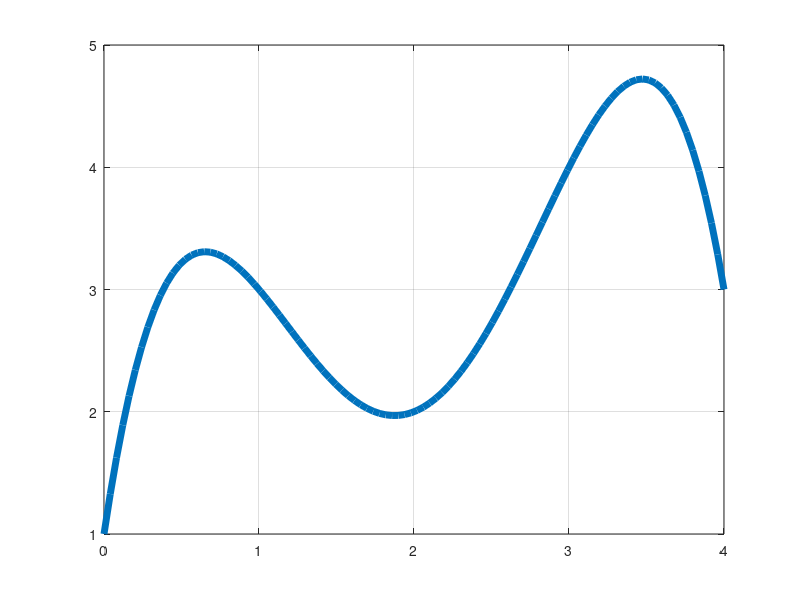

Write the MATLAB code that produced this figure. (Note: this script raises an error after producing the figure.)
clear; clc; clf;

%% analytical solution
xtrue = linspace(0,4);
ytrue = -0.5*xtrue.^4 + 4*xtrue.^3 -10*xtrue.^2 +8.5*xtrue + 1;
plot(xtrue,ytrue,'LineWidth',5);
hold on;
grid on;

%% this is where we use Euler's method
%% to solve for y
h = 0.5;       % step size
xmin = 0;
xmax = 4;
interval = 1 + (xmax - xmin)/h;
x = linspace(xmin,xmax,interval);
y = zeros(1,length(x));         % initialize y
y(1) = 1;       % boundary condition
for i = 1:length(x)-1
    y( i+1 ) = y( i ) + f( x(i) )*h;
end
plot(x,y,'o','MarkerSize',10,'MarkerFaceColor','r');
legend({'Analytical Solution','Numerical Solution'},'Location','northwest');